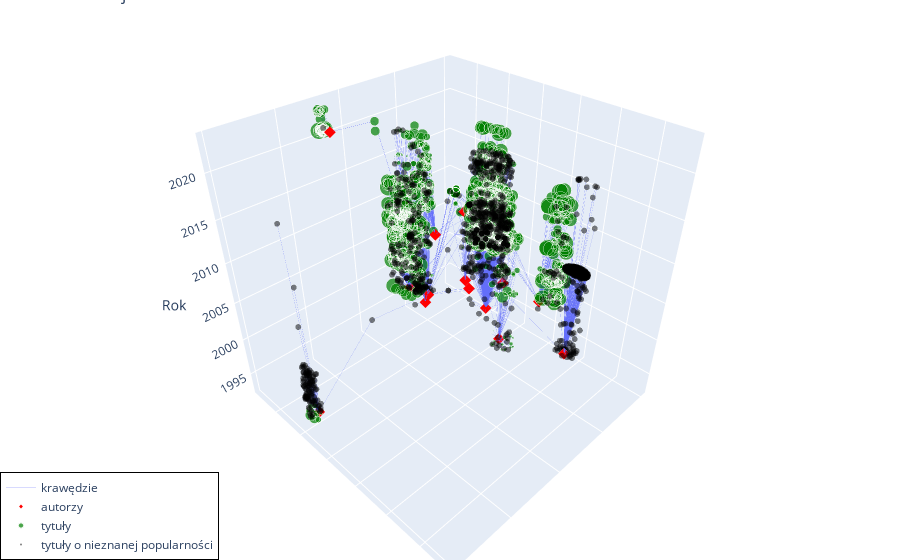

Here is the notebook cell this chart was saved with:
### Code cell
plot_graph(edges, artists, tracks_pop, tracks_not_pop)

### Figure 1 — Plotly figure (JSON) as saved in the notebook; plotly's stock layout.template omitted (floating-point values rounded to 4 significant figures; data arrays with more than 128 entries replaced by an {"elided": "..."} marker saying what was removed)
{"data": [{"hoverinfo": "none", "line": {"width": 0.5}, "mode": "lines", "name": "krawędzie", "opacity": 0.5, "type": "scatter3d", "x": {"elided": "8562 float values"}, "y": {"elided": "8562 float values"}, "z": {"elided": "8562 int values"}}, {"hoverinfo": "text", "marker": {"color": "red", "size": 3, "symbol": "diamond"}, "mode": "markers", "name": "autorzy", "text": ["PRO8L3M", "Kuba Kęsy", "Kamp!", "Męskie Granie Orkiestra", "Wioletta Chodowicz", "Zdechły Osa", "Kasia Lins", "Krzysztof Zalewski", "Brodka", "Piotr Rogucki", "Dawid Podsiadło", "Kowalczyk", "Marcin Przybyłowicz", "Liroy", "Seweryn Krajewski", "Silver Rocket"], "type": "scatter3d", "x": [0.5382, -0.297, -0.4051, -0.2862, 0.01102, 0.214, 0.5141, 0.02531, -0.03534, 0.03997, 0.04057, -0.5207, -0.0187, 0.9085, -0.9224, -0.4891], "y": [0.02862, -0.1683, -0.6799, -0.07416, -0.01796, -0.6805, 0.4585, -0.1734, -0.2666, -0.2352, 0.3894, -0.08529, 0.09546, -0.3501, 0.1344, -0.3092], "z": [2013, 2004, 2009, 2014, 2017, 2021, 2013, 2013, 2004, 2004, 2012, 2004, 2007, 1995, 1993, 2002]}, {"hoverinfo": "text", "marker": {"color": "green", "size": {"elided": "1633 float values"}, "symbol": "circle"}, "mode": "markers", "name": "tytuły", "text": {"elided": "1633 str values"}, "type": "scatter3d", "x": {"elided": "1633 float values"}, "y": {"elided": "1633 float values"}, "z": {"elided": "1633 int values"}}, {"hoverinfo": "text", "marker": {"color": "black", "opacity": 0.5, "size": 2, "symbol": "circle"}, "mode": "markers", "name": "tytuły o nieznanej popularności", "text": {"elided": "1194 str values"}, "type": "scatter3d", "x": {"elided": "1194 float values"}, "y": {"elided": "1194 float values"}, "z": {"elided": "1194 int values"}}], "layout": {"legend": {"bordercolor": "Black", "borderwidth": 1, "x": 0, "y": 0}, "margin": {"b": 0, "l": 0, "pad": 0, "r": 0, "t": 0}, "scene": {"xaxis": {"showticklabels": false, "title": {"text": ""}}, "yaxis": {"showticklabels": false, "title": {"text": ""}}, "zaxis": {"title": {"text": "Rok"}}}, "title": {"text": "Kolaboracje"}}}
